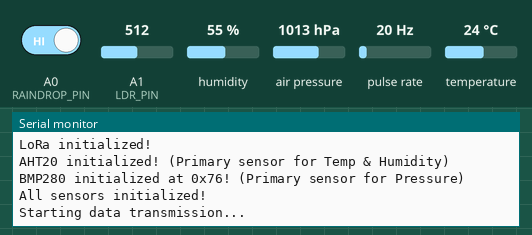
Recording of a sketch running on a simulated Arduino Nano, built with avr-gcc and run on an emulated ATmega328P. Shown: the last lines printed to the serial monitor. Wiring (inferred from the names in the program): pulse sensor: data pin 3. Inputs (shaded band) come from the test bench; at power-on: humidity 55 %, A1 (LDR_PIN) = 512, pulse rate 20 Hz, A0 (RAINDROP_PIN) HIGH, air pressure 1013 hPa, temperature 24 °C. No radio packets arrive unless stated.

Above: at 1.3 s.
1.4 s: humidity set to 68 %
At 11.3 s:
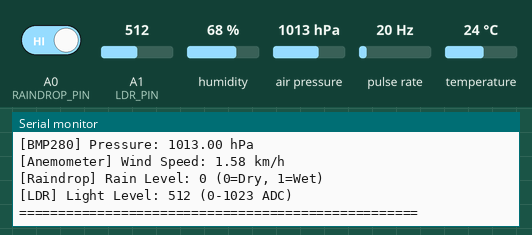
11.7 s: A1 (LDR_PIN) set to 290
At 20.21 s:
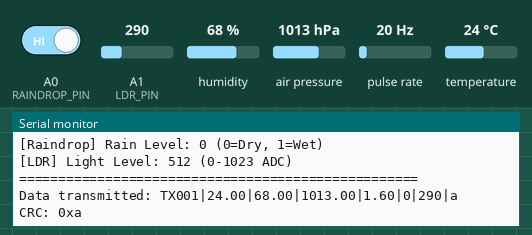
21.7 s: pulse rate (sensor on pin 3) set to 4 Hz
At 30.21 s:
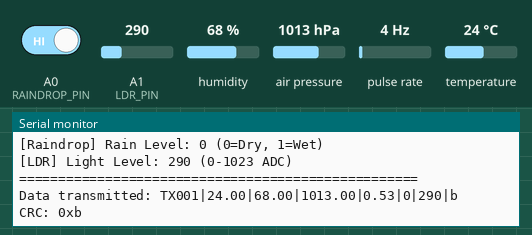
31.7 s: A0 (RAINDROP_PIN) driven LOW
At 40.21 s:
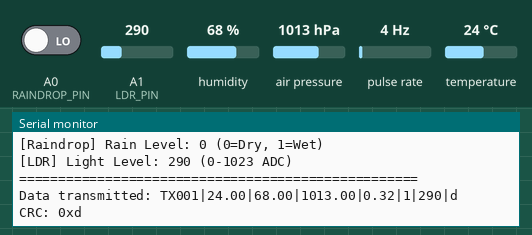
41.7 s: air pressure set to 952 hPa
At 50.21 s:
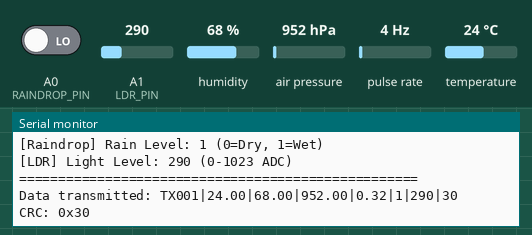
51.7 s: temperature set to 19 °C
At 60.21 s:
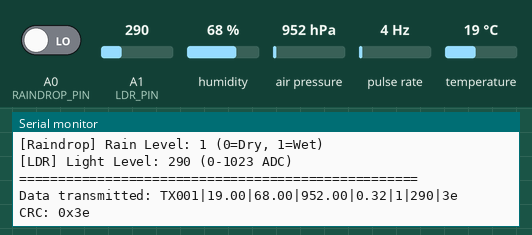
Timing chart, 0 to 61.7 s (numbered marks = the images above; inputs shaded):
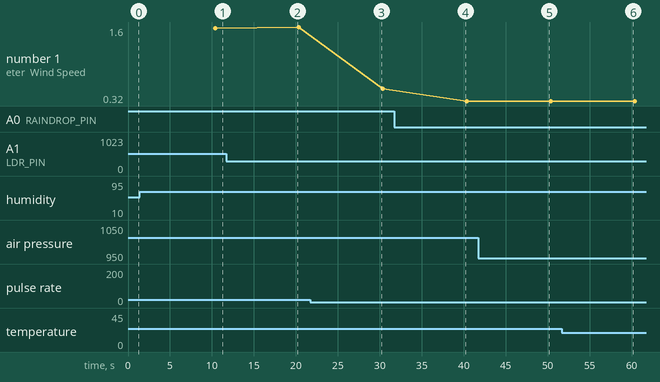

Measured:
- after the input at 1.4 s, the serial monitor: prints a new line after 8.7 s (image 1)
- after the input at 11.7 s, the serial monitor: prints a new line after 8.4 s (image 2)
- after the input at 21.7 s, the serial monitor: prints a new line after 8.4 s (image 3)
- after the input at 31.7 s, the serial monitor: prints a new line after 8.4 s (image 4)
- after the input at 41.7 s, the serial monitor: prints a new line after 8.4 s (image 5)
- after the input at 51.7 s, the serial monitor: prints a new line after 8.4 s (image 6)
- plotted number 1: 1.6 → 0.53 after the input at 21.7 s

The sketch:

transmitter.ino
```cpp
/*
 * Weather Monitoring System - Transmitter (Optimized)
 * Hardware: Arduino Nano + LoRa SX1278 RA-02 433MHz
 * Sensors: AHT20 (Temp+Humidity), BMP280 (Pressure), Anemometer, Raindrop, LDR
 *
 * Optimizations:
 * - Uses AHT20 for temperature and humidity (best accuracy)
 * - Uses BMP280 only for pressure
 * - Removed DHT22 to reduce redundancy
 * - Simplified data structure and transmission
 */

#include <SPI.h>
#include <LoRa.h>
#include <Wire.h>
#include <Adafruit_BMP280.h>
#include <Adafruit_AHTX0.h>

// ===== PIN CONFIGURATION =====
// LoRa SX1278 RA-02
#define LORA_SS    10    // NSS/CS
#define LORA_RST   9     // RESET
#define LORA_DIO0  2     // DIO0

// Anemometer (Pulse Counter)
#define ANEMOMETER_PIN  3  // Interrupt pin

// Raindrop Sensor
#define RAINDROP_PIN    A0 // Hubungkan ke pin DO (Digital Output) sensor

// LDR (Light Dependent Resistor)
#define LDR_PIN         A1

// ===== SENSOR OBJECTS =====
Adafruit_BMP280 bmp;    // Untuk Pressure
Adafruit_AHTX0 aht;     // Untuk Temperature & Humidity

// ===== SENSOR STATUS FLAGS =====
bool bmp280Available = false;
bool aht20Available = false;

// ===== ANEMOMETER VARIABLES =====
volatile unsigned long anemometerPulseCount = 0;
unsigned long lastAnemometerRead = 0;
const unsigned long ANEMOMETER_READ_INTERVAL = 1000; // Baca setiap 1 detik

// Kalibrasi Anemometer
#define WIND_SPEED_18_PULSE_SECOND 2.0 // in m/s
#define ONE_ROTATION_SENSOR 18.0       // pulse per rotation

// ===== TRANSMISSION SETTINGS =====
// const unsigned long TRANSMIT_INTERVAL = 10000; // Kirim data setiap 10 detik
// const unsigned long TRANSMIT_INTERVAL = 10000; // Kirim data setiap 10 detik
const unsigned long TRANSMIT_INTERVAL = 10000; // Kirim data setiap 10 detik (Increased for SF12 airtime)
unsigned long lastTransmit = 0;

// ===== DEVICE ID =====
const String DEVICE_ID = "TX001"; // ID unik untuk transmitter ini

// ===== STRUKTUR DATA (SIMPLIFIED) =====
struct WeatherData {
  float temperature;      // dari AHT20
  float humidity;         // dari AHT20
  float pressure;         // dari BMP280
  float windSpeed;        // dari Anemometer (km/h)
  int rainLevel;          // dari Raindrop sensor (0=Dry, 1=Wet)
  int lightLevel;         // dari LDR (0-1023)
};

void setup() {
  Serial.begin(9600);
  while (!Serial);

  Serial.println("Weather Transmitter (Optimized) Starting...");

  // Inisialisasi LoRa
  LoRa.setPins(LORA_SS, LORA_RST, LORA_DIO0);

  if (!LoRa.begin(433E6)) {
    Serial.println("LoRa init failed!");
    while (1);
  }

  // Konfigurasi LoRa (Long Range Mode)
  LoRa.setSpreadingFactor(12); // Max Range (was 7)
  LoRa.setSignalBandwidth(125E3);
  LoRa.setCodingRate4(8);      // Max Error Correction (was 5)
  LoRa.setSyncWord(0x12);
  LoRa.setTxPower(20);

  Serial.println("LoRa initialized!");

  // Inisialisasi AHT20 (Primary sensor untuk Temp & Humidity)
  if (aht.begin()) {
    aht20Available = true;
    Serial.println("AHT20 initialized! (Primary sensor for Temp & Humidity)");
  } else {
    aht20Available = false;
    Serial.println("AHT20 init failed! Temperature & Humidity will not be available.");
  }

  // Inisialisasi BMP280 (Primary sensor untuk Pressure)
  if (bmp.begin(0x76)) {
    bmp280Available = true;
    Serial.println("BMP280 initialized at 0x76! (Primary sensor for Pressure)");
  }
  else if (bmp.begin(0x77)) {
    bmp280Available = true;
    Serial.println("BMP280 initialized at 0x77! (Primary sensor for Pressure)");
  }
  else {
    bmp280Available = false;
    Serial.println("BMP280 init failed! Pressure will not be available.");
  }

  // Konfigurasi BMP280
  if (bmp280Available) {
    bmp.setSampling(Adafruit_BMP280::MODE_NORMAL,
                    Adafruit_BMP280::SAMPLING_X2,
                    Adafruit_BMP280::SAMPLING_X16,
                    Adafruit_BMP280::FILTER_X16,
                    Adafruit_BMP280::STANDBY_MS_500);
  }

  // Setup Anemometer interrupt
  pinMode(ANEMOMETER_PIN, INPUT_PULLUP);
  attachInterrupt(digitalPinToInterrupt(ANEMOMETER_PIN), anemometerISR, CHANGE);

  // Setup analog pins
  pinMode(RAINDROP_PIN, INPUT);
  pinMode(LDR_PIN, INPUT);

  Serial.println("All sensors initialized!");
  Serial.println("Starting data transmission...");
}

void loop() {
  unsigned long currentMillis = millis();

  // Kirim data setiap TRANSMIT_INTERVAL
  if (currentMillis - lastTransmit >= TRANSMIT_INTERVAL) {
    lastTransmit = currentMillis;

    // Baca semua sensor
    WeatherData data = readAllSensors();

    // Kirim data via LoRa
    transmitData(data);

    // Print data ke Serial untuk debugging
    printSensorData(data);
  }
}

// Interrupt Service Routine untuk Anemometer
void anemometerISR() {
  anemometerPulseCount++;
}

// Fungsi untuk membaca semua sensor (OPTIMIZED + VALIDATED)
WeatherData readAllSensors() {
  WeatherData data;

  // ===== Baca AHT20 (Temperature & Humidity) =====
  if (aht20Available) {
    sensors_event_t humidity, temp;
    aht.getEvent(&humidity, &temp);
    data.temperature = temp.temperature;
    data.humidity = humidity.relative_humidity;

    // Validasi dengan range checking
    if (isnan(data.temperature) || data.temperature < -40 || data.temperature > 80) {
      Serial.println("Warning: AHT20 temperature out of range or invalid");
      data.temperature = 0.0;
    }
    if (isnan(data.humidity) || data.humidity < 0 || data.humidity > 100) {
      Serial.println("Warning: AHT20 humidity out of range or invalid");
      data.humidity = 0.0;
    }
  } else {
    data.temperature = 0.0;
    data.humidity = 0.0;
  }

  // ===== Baca BMP280 (Pressure only) =====
  if (bmp280Available) {
    data.pressure = bmp.readPressure() / 100.0F; // Pascal ke hPa

    // Validasi dengan range checking (valid atmospheric pressure: 300-1100 hPa)
    if (isnan(data.pressure) || data.pressure < 300 || data.pressure > 1100) {
      Serial.println("Warning: BMP280 pressure out of range or invalid");
      data.pressure = 0.0;
    }
  } else {
    data.pressure = 0.0;
  }

  // ===== Hitung kecepatan angin =====
  unsigned long currentMillis = millis();
  unsigned long timeDiff = currentMillis - lastAnemometerRead;

  if (timeDiff >= ANEMOMETER_READ_INTERVAL) {
    // Disable interrupts untuk membaca dan reset counter secara atomik
    noInterrupts();
    unsigned long rotations = anemometerPulseCount;
    anemometerPulseCount = 0;
    interrupts();

    lastAnemometerRead = currentMillis;

    // Normalisasi rotasi ke basis 1 detik
    float rotationsPerSecond = (float)rotations / (timeDiff / 1000.0);

    // Terapkan rumus kalibrasi (hasil dalam m/s)
    float windSpeedMs = (WIND_SPEED_18_PULSE_SECOND / ONE_ROTATION_SENSOR) * (rotationsPerSecond / 10.0);

    // Konversi ke km/h
    data.windSpeed = windSpeedMs * 3.6;
  } else {
    data.windSpeed = 0;
  }

  // ===== Baca sensor analog & digital =====
  // Raindrop (Digital Mode): Read DO pin. LOW = Wet, HIGH = Dry
  int rainDigital = digitalRead(RAINDROP_PIN);
  data.rainLevel = (rainDigital == LOW) ? 1 : 0;

  data.lightLevel = analogRead(LDR_PIN);

  return data;
}

// Fungsi untuk mengirim data via LoRa (SIMPLIFIED FORMAT + CRC)
void transmitData(WeatherData data) {
  // Format: DEVICE_ID|temp|hum|press|wind|rain|light|CRC
  String payload = DEVICE_ID + "|";
  payload += String(data.temperature, 2) + "|";
  payload += String(data.humidity, 2) + "|";
  payload += String(data.pressure, 2) + "|";
  payload += String(data.windSpeed, 2) + "|";
  payload += String(data.rainLevel) + "|";
  payload += String(data.lightLevel);

  // Calculate CRC8 checksum untuk data integrity
  uint8_t crc = 0;
  for (int i = 0; i < payload.length(); i++) {
    crc ^= payload[i];  // Simple XOR checksum
  }

  // Append CRC ke payload
  payload += "|" + String(crc, HEX);

  // Kirim packet
  LoRa.beginPacket();
  LoRa.print(payload);
  LoRa.endPacket();

  Serial.println("Data transmitted: " + payload);
  Serial.println("CRC: 0x" + String(crc, HEX));
}

// Fungsi untuk print data ke Serial Monitor
void printSensorData(WeatherData data) {
  Serial.println("\n===== Sensor Readings (Optimized + Validated) =====");
  Serial.print("[AHT20] Temperature: "); Serial.print(data.temperature, 2); Serial.println(" °C");
  Serial.print("[AHT20] Humidity: "); Serial.print(data.humidity, 2); Serial.println(" %");
  Serial.print("[BMP280] Pressure: "); Serial.print(data.pressure, 2); Serial.println(" hPa");
  Serial.print("[Anemometer] Wind Speed: "); Serial.print(data.windSpeed, 2); Serial.println(" km/h");
  Serial.print("[Raindrop] Rain Level: "); Serial.print(data.rainLevel); Serial.println(" (0=Dry, 1=Wet)");
  Serial.print("[LDR] Light Level: "); Serial.print(data.lightLevel); Serial.println(" (0-1023 ADC)");
  Serial.println("===================================================\n");
}
```
